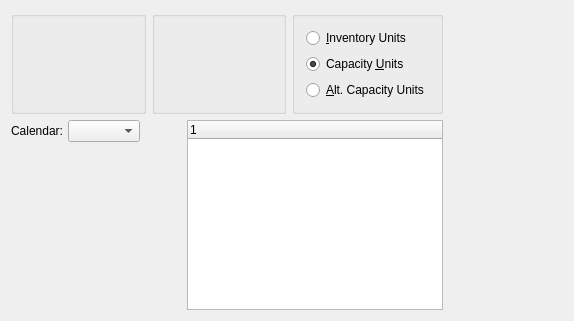
<?xml version="1.0" encoding="UTF-8"?>
<ui version="4.0">
 <comment>This file is part of the xtmfg Package for xTuple ERP,
and is Copyright (c) 1999-2017 by OpenMFG LLC, d/b/a xTuple.  It
is licensed to you under the xTuple End-User License Agreement (&quot;the
EULA&quot;), the full text of which is available at www.xtuple.com/EULA.
While the EULA gives you access to source code and encourages your
involvement in the development process, this Package is not free
software.  By using this software, you agree to be bound by the
terms of the EULA.</comment>
 <class>dspTimePhasedDemandByPlannerCode</class>
 <widget class="QWidget" name="dspTimePhasedDemandByPlannerCode">
  <property name="geometry">
   <rect>
    <x>0</x>
    <y>0</y>
    <width>574</width>
    <height>320</height>
   </rect>
  </property>
  <property name="windowTitle">
   <string>Time Phased Demand by Planner Code</string>
  </property>
  <layout class="QHBoxLayout" name="horizontalLayout">
   <item>
    <layout class="QGridLayout" name="gridLayout">
     <item row="0" column="0">
      <widget class="WarehouseGroup" name="_warehouse">
       <property name="focusPolicy">
        <enum>Qt::StrongFocus</enum>
       </property>
       <property name="title">
        <string/>
       </property>
       <property name="fixedSize">
        <bool>false</bool>
       </property>
      </widget>
     </item>
     <item row="0" column="1">
      <widget class="ParameterGroup" name="_plannerCode">
       <property name="focusPolicy">
        <enum>Qt::StrongFocus</enum>
       </property>
       <property name="title">
        <string/>
       </property>
       <property name="fixedSize">
        <bool>false</bool>
       </property>
      </widget>
     </item>
     <item row="0" column="2">
      <widget class="QGroupBox" name="btngrpDisplayUnits">
       <property name="title">
        <string/>
       </property>
       <layout class="QGridLayout" name="gridLayout_2">
        <item row="0" column="0">
         <widget class="QRadioButton" name="_inventoryUnits">
          <property name="text">
           <string>&amp;Inventory Units</string>
          </property>
         </widget>
        </item>
        <item row="1" column="0">
         <widget class="QRadioButton" name="_capacityUnits">
          <property name="text">
           <string>Capacity &amp;Units</string>
          </property>
          <property name="checked">
           <bool>true</bool>
          </property>
         </widget>
        </item>
        <item row="2" column="0">
         <widget class="QRadioButton" name="_altCapacityUnits">
          <property name="text">
           <string>&amp;Alt. Capacity Units</string>
          </property>
         </widget>
        </item>
       </layout>
      </widget>
     </item>
     <item row="1" column="0" colspan="3">
      <layout class="QHBoxLayout">
       <property name="spacing">
        <number>7</number>
       </property>
       <item>
        <layout class="QVBoxLayout">
         <property name="spacing">
          <number>0</number>
         </property>
         <item>
          <layout class="QHBoxLayout">
           <property name="spacing">
            <number>5</number>
           </property>
           <item>
            <widget class="QLabel" name="_calendarLit">
             <property name="text">
              <string>Calendar:</string>
             </property>
             <property name="alignment">
              <set>Qt::AlignRight|Qt::AlignTrailing|Qt::AlignVCenter</set>
             </property>
            </widget>
           </item>
           <item>
            <widget class="CalendarComboBox" name="_calendar"/>
           </item>
           <item>
            <spacer name="horizontalSpacer_2">
             <property name="orientation">
              <enum>Qt::Horizontal</enum>
             </property>
             <property name="sizeHint" stdset="0">
              <size>
               <width>40</width>
               <height>20</height>
              </size>
             </property>
            </spacer>
           </item>
          </layout>
         </item>
         <item>
          <spacer>
           <property name="orientation">
            <enum>Qt::Vertical</enum>
           </property>
           <property name="sizeType">
            <enum>QSizePolicy::MinimumExpanding</enum>
           </property>
           <property name="sizeHint" stdset="0">
            <size>
             <width>20</width>
             <height>20</height>
            </size>
           </property>
          </spacer>
         </item>
        </layout>
       </item>
       <item>
        <widget class="PeriodsListView" name="_periods">
         <property name="sizePolicy">
          <sizepolicy hsizetype="Expanding" vsizetype="Expanding">
           <horstretch>0</horstretch>
           <verstretch>0</verstretch>
          </sizepolicy>
         </property>
         <property name="minimumSize">
          <size>
           <width>0</width>
           <height>120</height>
          </size>
         </property>
        </widget>
       </item>
      </layout>
     </item>
    </layout>
   </item>
   <item>
    <spacer name="horizontalSpacer">
     <property name="orientation">
      <enum>Qt::Horizontal</enum>
     </property>
     <property name="sizeHint" stdset="0">
      <size>
       <width>5</width>
       <height>299</height>
      </size>
     </property>
    </spacer>
   </item>
  </layout>
 </widget>
 <layoutdefault spacing="6" margin="11"/>
 <pixmapfunction>qPixmapFromMimeSource</pixmapfunction>
 <customwidgets>
  <customwidget>
   <class>CalendarComboBox</class>
   <extends>XComboBox</extends>
   <header>calendarTools.h</header>
  </customwidget>
  <customwidget>
   <class>ParameterGroup</class>
   <extends>QGroupBox</extends>
   <header>parametergroup.h</header>
  </customwidget>
  <customwidget>
   <class>PeriodsListView</class>
   <extends>XTreeWidget</extends>
   <header>calendarTools.h</header>
  </customwidget>
  <customwidget>
   <class>WarehouseGroup</class>
   <extends>QGroupBox</extends>
   <header>warehousegroup.h</header>
  </customwidget>
  <customwidget>
   <class>XComboBox</class>
   <extends>QComboBox</extends>
   <header>xcombobox.h</header>
  </customwidget>
  <customwidget>
   <class>XTreeWidget</class>
   <extends>QTreeWidget</extends>
   <header>xtreewidget.h</header>
   <container>1</container>
  </customwidget>
 </customwidgets>
 <tabstops>
  <tabstop>_warehouse</tabstop>
  <tabstop>_plannerCode</tabstop>
  <tabstop>_inventoryUnits</tabstop>
  <tabstop>_capacityUnits</tabstop>
  <tabstop>_altCapacityUnits</tabstop>
  <tabstop>_periods</tabstop>
 </tabstops>
 <resources/>
 <connections>
  <connection>
   <sender>_calendar</sender>
   <signal>newCalendarId(int)</signal>
   <receiver>_periods</receiver>
   <slot>populate(int)</slot>
   <hints>
    <hint type="sourcelabel">
     <x>139</x>
     <y>129</y>
    </hint>
    <hint type="destinationlabel">
     <x>492</x>
     <y>213</y>
    </hint>
   </hints>
  </connection>
  <connection>
   <sender>_calendar</sender>
   <signal>select(ParameterList&amp;)</signal>
   <receiver>_periods</receiver>
   <slot>load(ParameterList&amp;)</slot>
   <hints>
    <hint type="sourcelabel">
     <x>139</x>
     <y>129</y>
    </hint>
    <hint type="destinationlabel">
     <x>492</x>
     <y>213</y>
    </hint>
   </hints>
  </connection>
 </connections>
</ui>
